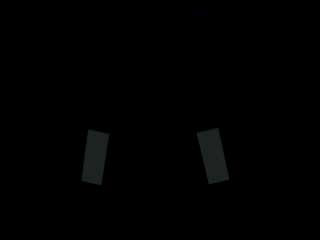
#> input picture frame 125 of target_samples/field_panel_2_rocket.avi, 320 x 240 px
$ python LargestRoiAlgorithm.py
#> lines starting #> are read from the running program, lines starting #| are printed output that depends on the picture; after the words box and inside, x2 and y2 are one past the last pixel; in counts of white or black regions, pixels touching at a corner belong together
import numpy as np
import cv2
import FalconEyeMap
import time

# Creates a capture from the specified camera or file
cap = cv2.VideoCapture('../target_samples/field_panel_2_rocket.avi')

distance = None

while(1):
    # Slows video to 10 fps
    time.sleep(0.1)

    _, frame = cap.read()
#> frame is the input picture: shape (240, 320, 3); mean B, G, R 1, 1, 0.9

    # Converts frame to grayscale, then to a binary image
    grayscale = cv2.cvtColor(frame, cv2.COLOR_BGR2GRAY)
    _, thresh = cv2.threshold(grayscale, FalconEyeMap.LOWER_BRIGHTNESS, FalconEyeMap.UPPER_BRIGHTNESS, 0)
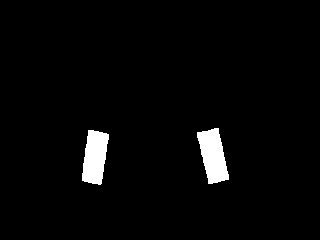
#> thresh: shape (240, 320); values 0 (black) and 50 (white), 2.9% white; 2 white regions

    # Stores the number of rows and columns in thresh
    rows = thresh.shape[0]
#> rows = 240
    cols = thresh.shape[1]
#> cols = 320

    # Finds the contours within the brightness threshold
    contours, hierarchy = cv2.findContours(thresh, cv2.RETR_TREE, cv2.CHAIN_APPROX_SIMPLE)
#> contours = 2 contours; box (x1, y1, x2, y2) and area: (197, 128, 229, 184) 1084, (82, 130, 109, 185) 1022

    # Filters out contours with small areas
    i = 0
    contoursLen = len(contours)
#> contoursLen = 2
    while i < contoursLen:
        currContour = contours[i]
        if cv2.contourArea(currContour) < FalconEyeMap.CONTOUR_SIZE_THRESHOLD:
            del contours[i]
            i-=1
            contoursLen-=1
        i+=1
#> this loop made 2 passes
#> i on passes 1 to 2: 1, 2
#> after the loop, contoursLen = 2; i = 2

    if len(contours) >= 2:
        # Sorts contours from largest to smallest
        sortedContours = sorted(contours, key=lambda x: cv2.contourArea(x), reverse=True)
#> sortedContours has the same summary as contours

        # Stores and draws largest target
        largestTarget = sortedContours[0]
#> largestTarget = contour of 62 points, box (x1, y1, x2, y2) (197, 128, 229, 184), area 1084
        largestRect = cv2.minAreaRect(largestTarget)
#> largestRect = ((212.6, 155.6), (22.45, 53.36), -12.53)
        largestBox = cv2.boxPoints(largestRect)
#> largestBox = [[207.5, 184.1], [195.9, 132], [217.8, 127.2], [229.4, 179.2]]
        largestBox = np.int0(largestBox)
#> largestBox = [[207, 184], [195, 132], [217, 127], [229, 179]]
        cv2.drawContours(frame, [largestBox], 0, (0,255,0), 2)
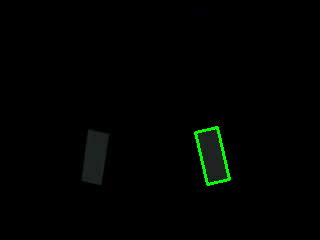
#> frame: shape (240, 320, 3); 0.57% of pixels changed, all inside (x1, y1, x2, y2) = (194, 126, 231, 186)

        # Stores center and dimensions of largest target
        largestRectCX = largestRect[0][0]
#> largestRectCX = 212.6
        largestRectCY = largestRect[0][1]
#> largestRectCY = 155.6
        largestRectHeight = largestRect[1][0]
#> largestRectHeight = 22.45
        largestRectWidth = largestRect[1][1]
#> largestRectWidth = 53.36

        # Creates a range of interest surrounding both sides of the target
        rightmostCol = int(largestRectCX + 7*largestRectHeight)
#> rightmostCol = 369
        leftmostCol = int(largestRectCX - 7*largestRectHeight)
#> leftmostCol = 55
        upperRow = int(largestRectCY + 2*largestRectHeight)
#> upperRow = 200
        lowerRow = int(largestRectCY - 2*largestRectHeight)
#> lowerRow = 110

        # Ensures the range of interest fits within the frame
        if rightmostCol >= cols:
            rightmostCol = cols
#> rightmostCol = 320
        if leftmostCol <= 0:
            leftmostCol = 0
        if upperRow >= rows:
            upperRow = rows
        if lowerRow <= 0:
            lowerRow = 0

        roi = thresh[lowerRow:upperRow, leftmostCol:rightmostCol]
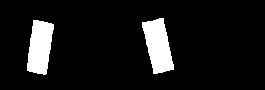
#> roi: shape (90, 265); values 0 (black) and 50 (white), 9.4% white; 2 white regions
        subframe = frame[lowerRow:upperRow, leftmostCol:rightmostCol]
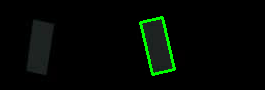
#> subframe: shape (90, 265, 3); mean B, G, R 3, 7.8, 2.6

        # Finds the contours in the ROI
        contours, hierarchy = cv2.findContours(roi, cv2.RETR_TREE, cv2.CHAIN_APPROX_SIMPLE)
#> contours = 2 contours; box (x1, y1, x2, y2) and area: (142, 18, 174, 74) 1084, (27, 20, 54, 75) 1022

        if len(sortedContours) >= 2:
            # Sorts the contours from largest to smallest
            sortedContours = sorted(contours, key=lambda x: cv2.contourArea(x), reverse=True)
#> sortedContours has the same summary as contours

            # Stores and draws second-largest target
            secondLargestTarget = sortedContours[1]
#> secondLargestTarget = contour of 47 points, box (x1, y1, x2, y2) (27, 20, 54, 75), area 1022
            secondLargestRect = cv2.minAreaRect(secondLargestTarget)
#> secondLargestRect = ((39.5, 46.85), (52.66, 21.41), -81.47)
            secondLargestBox = cv2.boxPoints(secondLargestRect)
#> secondLargestBox = [[46.18, 74.48], [25, 71.3], [32.82, 19.22], [53.99, 22.4]]
            secondLargestBox = np.int0(secondLargestBox)
#> secondLargestBox = [[46, 74], [25, 71], [32, 19], [53, 22]]
            cv2.drawContours(subframe, [secondLargestBox], 0, (0,255,0), 2)
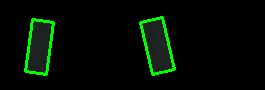
#> subframe: shape (90, 265, 3); 1.81% of pixels changed, all inside (x1, y1, x2, y2) = (24, 18, 55, 76)
            frame[lowerRow:upperRow, leftmostCol:rightmostCol] = subframe

            # Stores center of second-largest target and frame
            secondLargestRectCX = secondLargestRect[0][0] + leftmostCol
#> secondLargestRectCX = 94.5
            secondLargestRectCY = secondLargestRect[0][1] + lowerRow
#> secondLargestRectCY = 156.8
            frameCenterX = int(cols / 2)
#> frameCenterX = 160

            # Calculates midpoint of targets and distance between midpoint and center of frame
            midpointX = int((largestRectCX + secondLargestRectCX) / 2)
#> midpointX = 153
            midpointY = int((largestRectCY + secondLargestRectCY) / 2)
#> midpointY = 156
            distance = abs(int(frameCenterX - midpointX))
#> distance = 7

            # Draws a line from midpoint to center of frame
            cv2.line(frame, (midpointX, midpointY), (frameCenterX, midpointY), (0,0,255), 3)
#> frame: shape (240, 320, 3); mean B, G, R 0.9, 3.8, 0.9

    # Draws a vertical line in the center of frame
    cv2.line(frame, (frameCenterX, 0), (frameCenterX, rows), (0,255,0), 3)
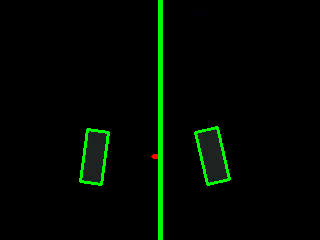
#> frame: shape (240, 320, 3); mean B, G, R 0.9, 7.7, 0.8

    # Displays frame and thresh
    cv2.imshow("frame", frame)
    cv2.imshow("thresh", thresh)
    cv2.imshow("ROI", roi)

    # Closes the program if Esc is pressed
    k = cv2.waitKey(5) & 0xFF
#> (key Esc is pressed here)
    if k == 27:
        break

cap.release()

cv2.destroyAllWindows()

$ run again, starting later in the video
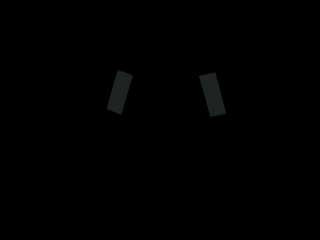
#> input picture frame 1000 of target_samples/field_panel_2_rocket.avi, 320 x 240 px
#> frame is the input picture: shape (240, 320, 3); mean B, G, R 0.6, 0.6, 0.6
#> thresh: shape (240, 320); values 0 (black) and 50 (white), 1.8% white; 2 white regions
#> `contours, hierarchy = cv2.findContours(thresh, cv2.RETR_TREE, cv2.CHAI..`: contours = 2 contours; box (x1, y1, x2, y2) and area: (199, 73, 226, 117) 654, (107, 70, 133, 115) 611
#> `contoursLen = len(contours)`: contoursLen = 2
#> the loop `while i < contoursLen:` made 2 passes
#> i on passes 1 to 2: 1, 2
#> `sortedContours = sorted(contours, key=lambda x: cv2.contourArea(x), re..`: sortedContours has the same summary as contours
#> largestTarget = contour of 59 points, box (x1, y1, x2, y2) (199, 73, 226, 117), area 654
#> largestRect = ((212.2, 94.3), (17.1, 43.68), -15.26)
#> `largestBox = cv2.boxPoints(largestRect)`: largestBox = [[209.7, 117.6], [198.2, 75.48], [214.7, 70.98], [226.2, 113.1]]
#> `largestBox = np.int0(largestBox)`: largestBox = [[209, 117], [198, 75], [214, 70], [226, 113]]
#> largestRectCX = 212.2
#> largestRectCY = 94.3
#> largestRectHeight = 17.1
#> largestRectWidth = 43.68
#> `rightmostCol = int(largestRectCX + 7*largestRectHeight)`: rightmostCol = 331
#> leftmostCol = 92
#> upperRow = 128
#> lowerRow = 60
#> roi: shape (68, 228); values 0 (black) and 50 (white), 8.9% white; 2 white regions
#> `contours, hierarchy = cv2.findContours(roi, cv2.RETR_TREE, cv2.CHAIN_A..`: contours = 2 contours; box (x1, y1, x2, y2) and area: (107, 13, 134, 57) 654, (15, 10, 41, 55) 611
#> `sortedContours = sorted(contours, key=lambda x: cv2.contourArea(x), re..`: sortedContours has the same summary as contours
#> secondLargestTarget = contour of 62 points, box (x1, y1, x2, y2) (15, 10, 41, 55), area 611
#> secondLargestRect = ((27.01, 31.86), (41.93, 16.53), -73.61)
#> `secondLargestBox = cv2.boxPoints(secondLargestRect)`: secondLargestBox = [[29.03, 54.3], [13.17, 49.64], [25, 9.41], [40.86, 14.08]]
#> `secondLargestBox = np.int0(secondLargestBox)`: secondLargestBox = [[29, 54], [13, 49], [24, 9], [40, 14]]
#> `cv2.drawContours(subframe, [secondLargestBox], 0, (0,255,0), 2)`:
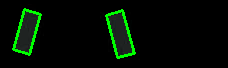
#> subframe: shape (68, 228, 3); mean B, G, R 2.5, 13.5, 2.3
#> secondLargestRectCX = 119
#> secondLargestRectCY = 91.86
#> midpointX = 165
#> midpointY = 93
#> distance = 5
#> `cv2.line(frame, (frameCenterX, 0), (frameCenterX, rows), (0,255,0), 3)`:
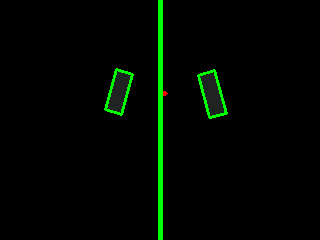
#> frame: shape (240, 320, 3); mean B, G, R 0.5, 6.7, 0.5
